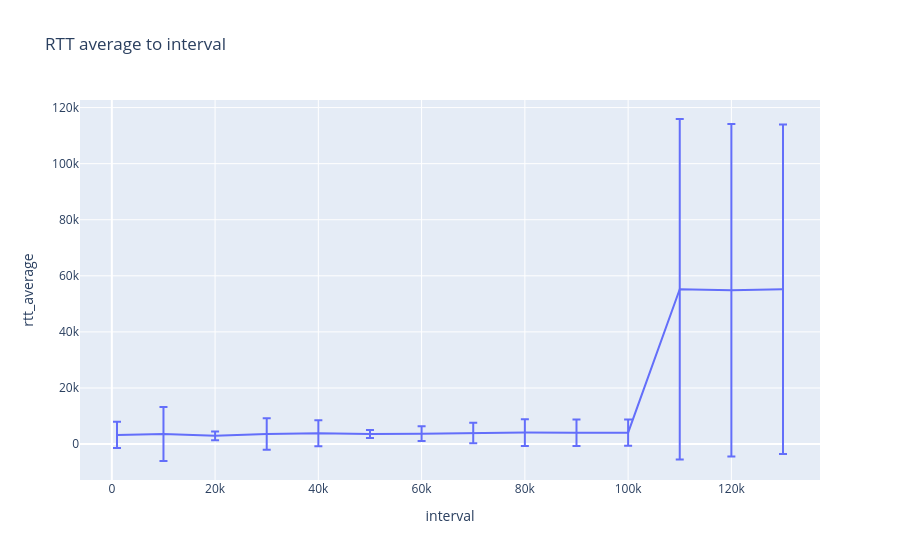

Write notebook code for a chart like this one.
### Markdown cell above
## Среднее значение RTT на каждом эксперименте

### Code cell
dfs = {
    "interval": [],
    "rtt_average": [],
    "rtt_error": [],
}

for interval in intervals:
    df = pd.read_csv(f"./data2/{interval}us.csv")
    dfs['rtt_average'].append(np.average(df['rtt']))
    dfs['rtt_error'].append(np.std(df['rtt']))
    dfs['interval'].append(interval)

df = pd.DataFrame(dfs)
fig = px.line(
    df,
    x="interval",
    y="rtt_average",
    error_y="rtt_error",
    title=f"RTT average to interval")
fig.show()

### Figure 1 — Plotly figure (JSON) as saved in the notebook; plotly's stock layout.template omitted (floating-point values rounded to 4 significant figures)
{"data": [{"error_y": {"array": [4709.0, 9639.0, 1578.0, 5597.0, 4621.0, 1395.0, 2649.0, 3685.0, 4769.0, 4732.0, 4652.0, 60710.0, 59300.0, 58780.0]}, "hovertemplate": "interval=%{x}<br>rtt_average=%{y}<extra></extra>", "legendgroup": "", "line": {"color": "#636efa", "dash": "solid"}, "marker": {"symbol": "circle"}, "mode": "lines", "name": "", "orientation": "v", "showlegend": false, "type": "scatter", "x": [1000, 10000, 20000, 30000, 40000, 50000, 60000, 70000, 80000, 90000, 100000, 110000, 120000, 130000], "xaxis": "x", "y": [3261.0, 3597.0, 2935.0, 3579.0, 3846.0, 3576.0, 3719.0, 3957.0, 4117.0, 4054.0, 4065.0, 55220.0, 54860.0, 55220.0], "yaxis": "y"}], "layout": {"legend": {"tracegroupgap": 0}, "title": {"text": "RTT average to interval"}, "xaxis": {"anchor": "y", "domain": [0, 1], "title": {"text": "interval"}}, "yaxis": {"anchor": "x", "domain": [0, 1], "title": {"text": "rtt_average"}}}}
